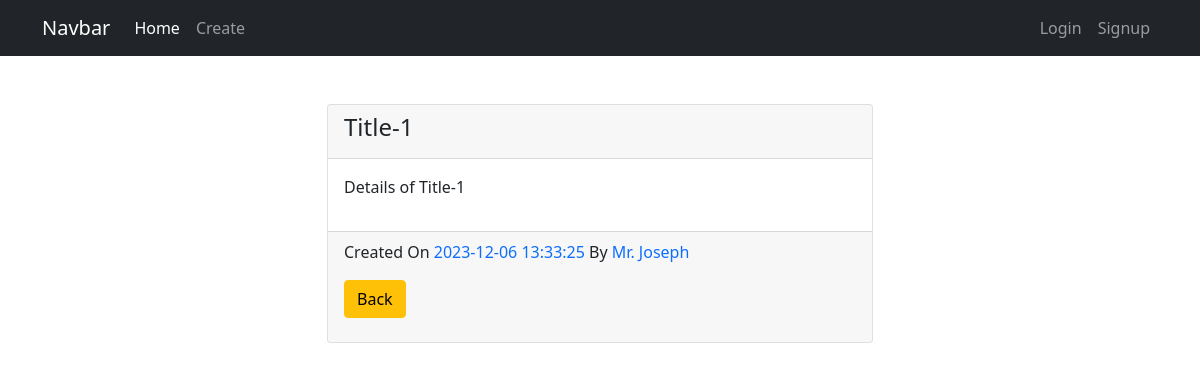
Page /details.php?id=6 on the committed database.
### tables this page shows
CREATE TABLE `posts` (
  `id` int(11) NOT NULL,
  `title` varchar(255) NOT NULL,
  `body` text NOT NULL,
  `author` varchar(255) NOT NULL,
  `created_at` timestamp NOT NULL DEFAULT current_timestamp() ON UPDATE current_timestamp()
);

### details.php (the view)
<?php
include 'config/db.php';
?>
<?php
	$id = mysqli_real_escape_string($conn, $_GET['id']);
	$query = "SELECT * FROM posts WHERE id = ".$id;
	$result = mysqli_query($conn, $query);
	$post = mysqli_fetch_assoc($result);
?>
<?php include 'layouts/header.php'; ?>
<div class="container">
		<div class="row justify-content-center my-5">
			<div class="col-lg-6">
				<div class="card">
					<div class="card-header">
						<h4 class="card-title"><?php echo $post['title']; ?></h4>
					</div>
					<div class="card-body"><p><?php echo $post['body']; ?></p></div>
					<div class="card-footer">
						<p>Created On <span class="text-primary"><?php echo $post['created_at']; ?></span> By <span class="text-primary"><?php echo $post['author']; ?></span></p>
						<p><a href="index.php" class="btn btn-warning">Back</a></p>
					</div>
				</div>
			</div>
		</div>
	</div>
<?php include 'layouts/footer.php'; ?>

### rows in the picture
posts: title "Title-1", body "Details of Title-1", created_at "2023-12-06 13:33:25", author "Mr. Joseph"
